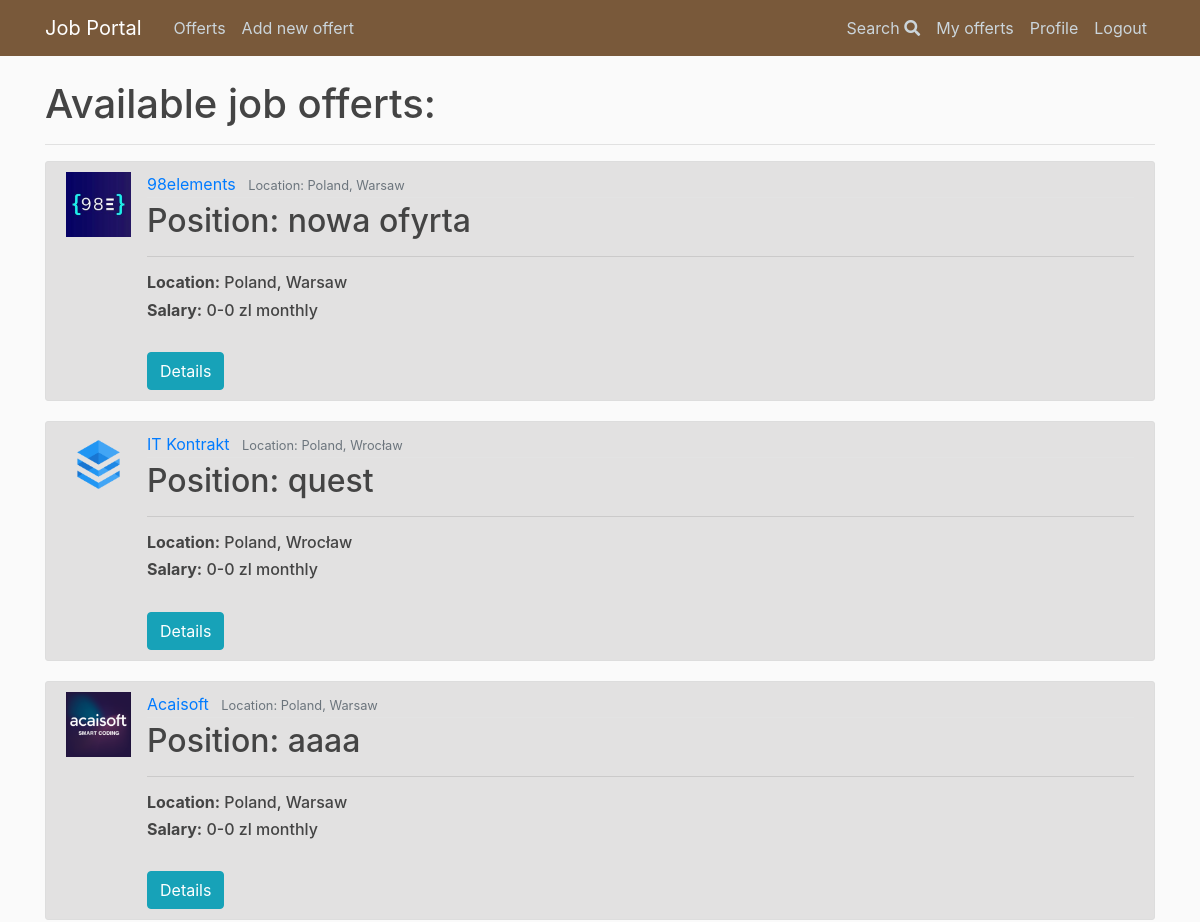
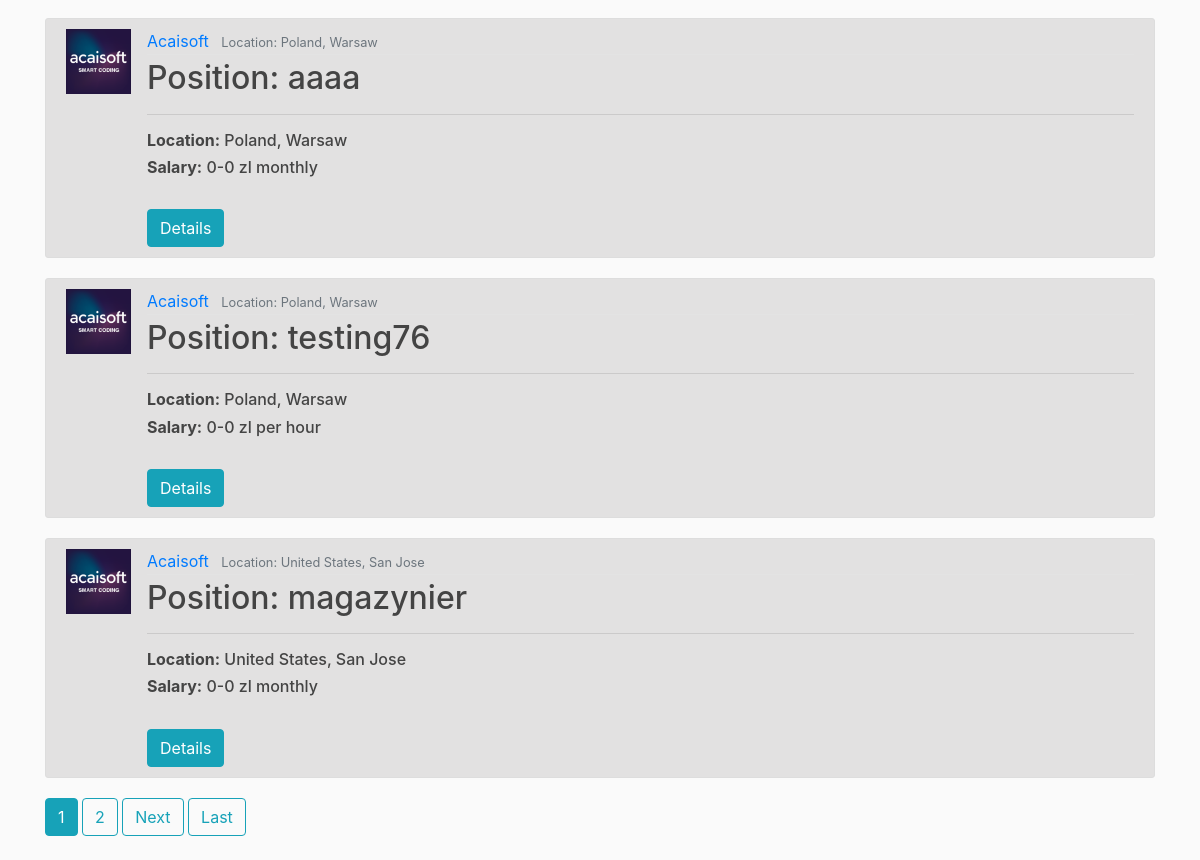
The page /offerts/ (signed in) on the database as committed earlier (2 pictures, top to bottom).
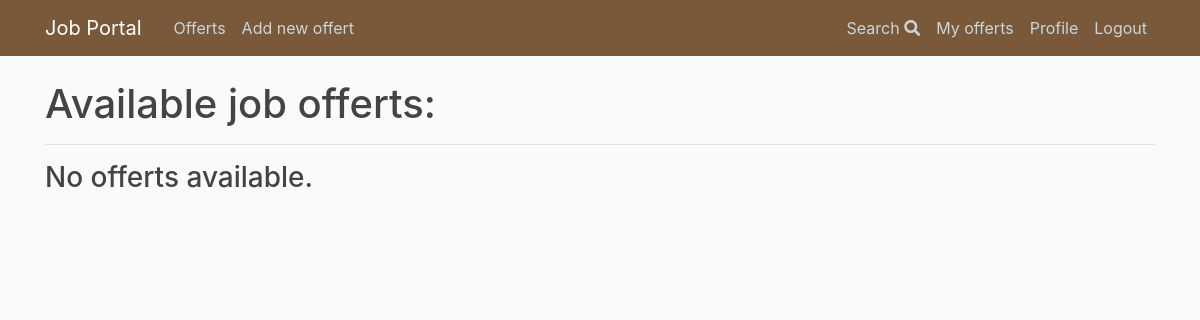
The same page on the database as committed later.
### offerts/models.py (models this page shows, shortened)
class Offert(models.Model):
    author = models.ForeignKey(User, on_delete=models.CASCADE)
    position = models.CharField(max_length = 100)
    agency = models.ForeignKey(Agency, on_delete=models.CASCADE)
    remote = models.BooleanField(default=False)
    sal_types = (
        ('H', 'per hour'),
        ('M', 'monthly'),
    )
    salary_type = models.CharField(
        max_length=1,
        choices=sal_types,
        default='M',
    )
    min_salary = models.IntegerField(default=0)
    max_salary = models.IntegerField(default=0)
    publication_date = models.DateTimeField(auto_now_add = True)
    expiration_date = models.DateField(null=True, default=None)
    must_have = models.ManyToManyField('Tag')
    nice_to_have = models.CharField(max_length = 1000)
    duties = models.CharField(max_length = 1000)
    benefits = models.CharField(max_length = 1000)
    about = models.TextField(null=True)
    '''def get_absolute_url(self):
        return reverse('offerts:application_form')'''

class Agency(models.Model):
    company = models.ForeignKey(Company, on_delete=models.CASCADE)
    country = models.CharField(max_length = 100)
    location = models.CharField(max_length = 100)
    address = models.CharField(max_length = 200)
    weppage = models.URLField(null=True)
    email = models.EmailField()
    phone = models.CharField(max_length=15)
    class Meta:
        verbose_name_plural = "Agencies"

class Company(models.Model):
    name = models.CharField(max_length = 200, unique=True)
    logo = models.ImageField(upload_to = "logos/", null=True, default=None)
    webpage = models.URLField(null=True)
    about = models.CharField(max_length = 1000)
    class Meta:
        verbose_name_plural = "Companies"

### offerts/views.py (the view)
# urls.py: path('', OffertListView.as_view(), name = 'index'),
class OffertListView(ListView):
    model = Offert
    template_name = 'offerts/offert_list.html' # default: <app>/<model>_<viewtype>.html
    context_object_name = 'offerts'
    ordering = ['-publication_date'] # '-' -> from newest to oldest
    paginate_by = 6

### offerts/templates/offerts/offert_list.html (shortened to what this page needs)
{% extends 'base.html' %}
{% load static %}
{% block body %}
<h1> Available job offerts: </h1>
<hr>
{% if offerts %}
{% for offert in offerts %}
<article class="media content-section">
  <img class="article-img" src="{{offert.agency.company.logo.url}}" alt="logo">
  <div class="media-body">
    <div class="article-metadata">
      <a class="mr-2" href='#'>{{ offert.agency.company.name }}</a>
      <small class="text-muted">Location: {{ offert.agency.country }}, {{offert.agency.location }}</small>
    </div>
    <h2><a class="article-title">Position: {{ offert.position }}</a></h2>
    <hr>
    <h6><a class="article-title"><strong>Location:</strong> {{ offert.agency.country }}, {{offert.agency.location }}</a></h6>
    <h6><a class="article-title"><strong>Salary:</strong> {{offert.min_salary}}-{{offert.max_salary}} zl  {{ offert.get_salary_type_display }}</a></h6>
    <br>
    <a href="{% url 'offerts:offert_details' offert.id %}"><button type="button" class="btn btn-info">Details</button></a>
    </article>
    {% endfor %}
    {% if is_paginated %}
    {% for num in page_obj.paginator.page_range %}
    {% if page_obj.number == num %}
    <a class="btn btn-info mb-4" href="?page={{num}}">{{num}}</a>
    {% elif num > page_obj.number|add:'-2' and num < page_obj.number|add:'2' %}
    <a class="btn btn-outline-info mb-4" href="?page={{num}}">{{num}}</a>
    {% endif %}
    {% endfor %}
    {% if page_obj.has_next %}
    <a class="btn btn-outline-info mb-4" href="?page={{ page_obj.next_page_number }}">Next</a>
    <a class="btn btn-outline-info mb-4" href="?page={{ page_obj.paginator.num_pages }}">Last</a>
    {% endif %}
    {% endif %}
    {% else %}
    <h3>No offerts available.</h3>
    {% endif %}
    {% endblock %}

### offerts/templates/base.html (shortened to what this page needs)
{% load static %}
<!DOCTYPE html>
<html>
<head>
  <link rel="stylesheet" href="https://stackpath.bootstrapcdn.com/bootstrap/4.3.1/css/bootstrap.min.css">
  <link rel="stylesheet" href="https://use.fontawesome.com/releases/v5.8.2/css/all.css">
</head>
<body>
  <header class="site-header">
    <nav id="navbar" class="navbar navbar-expand-md navbar-dark bg-steel fixed-top">
      <div class="container">
        <a class="navbar-brand mr-4" href="{% url 'home' %}">Job Portal</a>
        <div class="collapse navbar-collapse" id="navbarToggle">
          <div class="navbar-nav mr-auto">
            <a class="nav-item nav-link" href="{% url 'offerts:index' %}">Offerts</a>
            {% ifequal user.groups.all.0.name "employers" %}
            <a class="nav-item nav-link" href="{%url 'offerts:new_offert'%}">Add new offert</a>
            {% endifequal %}
          </div>
          <div class="navbar-nav">
            <a class="nav-item nav-link" href="{% url 'search:index' %}">Search <i class="fa fa-search bg-transparent"></i></a>
            {% ifequal user.groups.all.0.name "employers" %}
            <a class="nav-item nav-link"href="{% url 'manager:manager-my' user.username %}">My offerts</a>
            {% endifequal %}
            {% if user.is_authenticated %}
            <a class="nav-item nav-link"href="{% url 'profile' %}">Profile</a>
            <a class="nav-item nav-link"href="{% url 'logout' %}">Logout</a>
            {% else %}
            <a class="nav-item nav-link"href="{%url 'login' %}">Login</a>
            {% endif %}
          </div>
        </div>
      </div>
    </nav>
  </header>
  <main role="main" class="container">
    <div class="row">
      <div class="col-md-12">
        {% block body %}{% endblock %}
      </div>
    </div>
  </main>
</body>
</html>

### offerts/static/main.css (style rules this page uses)
body { background: #fafafa; color: #333333; margin-top: 5rem; }
h1, h2, h3, h4, h5, h6 { color: #444444; }
.bg-steel { background-color: #5f788a; }
.site-header .navbar-nav .nav-link { color: #cbd5db; }
#navbar { background-color: #79593a }

Rows that differ between the two databases and show on the page:
removed Offert: agency.company.logo (picture), agency.company.name "98elements", agency.country "Poland", agency.location "Warsaw", position "nowa ofyrta", min_salary "0", max_salary "0", salary_type "monthly"
removed Offert: agency.company.logo (picture), agency.company.name "IT Kontrakt", agency.country "Poland", agency.location "Wrocław", position "quest", min_salary "0", max_salary "0", salary_type "monthly"
removed Offert: agency.company.logo (picture), agency.company.name "Acaisoft", agency.country "Poland", agency.location "Warsaw", position "aaaa", min_salary "0", max_salary "0", salary_type "monthly"
removed Offert: agency.company.logo (picture), agency.company.name "Acaisoft", agency.country "Poland", agency.location "Warsaw", position "aaaa", min_salary "0", max_salary "0", salary_type "monthly"
removed Offert: agency.company.logo (picture), agency.company.name "Acaisoft", agency.country "Poland", agency.location "Warsaw", position "testing76", min_salary "0", max_salary "0", salary_type "per hour"
removed Offert: agency.company.logo (picture), agency.company.name "Acaisoft", agency.country "United States", agency.location "San Jose", position "magazynier", min_salary "0", max_salary "0", salary_type "monthly"
Other text that changed with them:
text no longer shown: "Next Last"
text now shown: "No offerts available."
list line gone: "1"
list line gone: "2"
